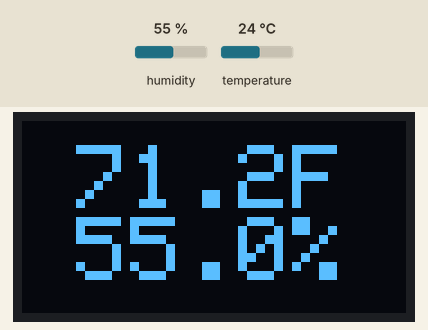
Bench run of a sketch on a simulated Arduino Uno, built with avr-gcc and run on an emulated ATmega328P. Shown: 128×64 one-colour display. The test bench sets the inputs (shaded band); at power-on: humidity 55 %, temperature 24 °C. What the sketch prints to the serial monitor is not drawn.

Above: at 1.9 s.
2.0 s: humidity set to 22 %
At 4.8 s:
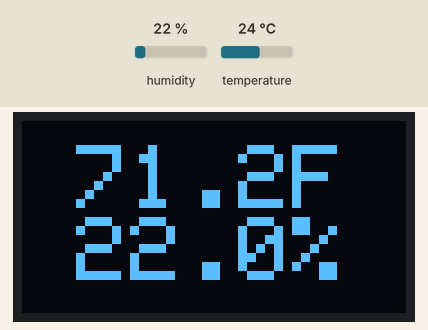
5.5 s: temperature set to 12 °C
At 7.2 s:
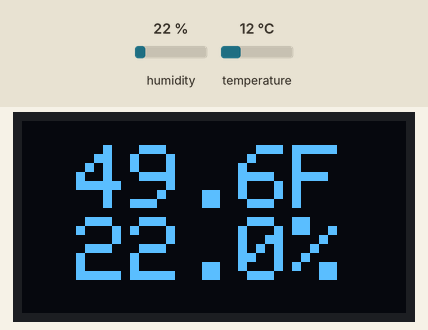
9.0 s: humidity set to 40 %
At 12.2 s:
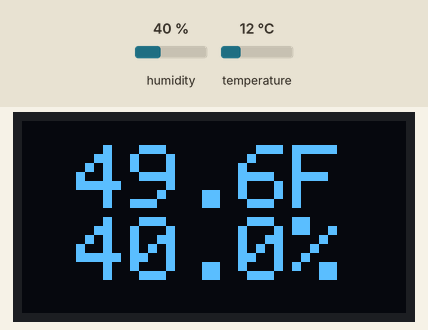
12.7 s: temperature set to 19 °C
At 14.7 s:
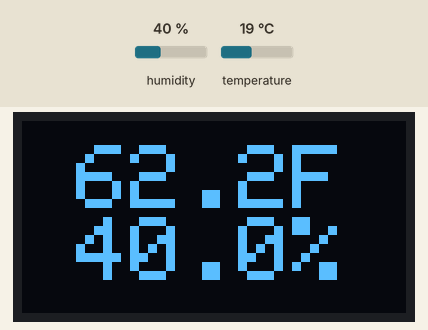
Timing chart, 0 to 16.2 s (numbered marks = the images above; inputs shaded):
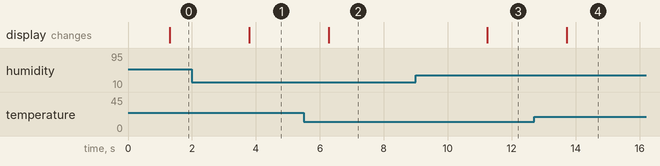

The sketch:

dh11.ino.ino
```cpp
#include <SPI.h>
#include <Wire.h>
#include <Adafruit_GFX.h>
#include <Adafruit_SSD1306.h>
#include "DHT.h"

#define SCREEN_WIDTH 128
#define SCREEN_HEIGHT 64
#define OLED_RESET -1
#define SCREEN_ADDRESS 0x3C

#define DHT_PIN 2
#define DHT_TYPE DHT11
#define UPDATE_RATE 1200

Adafruit_SSD1306 display(SCREEN_WIDTH, SCREEN_HEIGHT, &Wire, OLED_RESET);

DHT dht(DHT_PIN, DHT_TYPE);

void setup() {
  Serial.begin(115200);
  dht.begin();

  if(!display.begin(SSD1306_SWITCHCAPVCC, SCREEN_ADDRESS)) {
    Serial.println(F("SSD1306 allocation failed"));
    for(;;); // don't proceed. loop forever.
  }

  display.clearDisplay();
  display.setTextColor(SSD1306_WHITE);
  display.display();
}

void loop() {
  delay(UPDATE_RATE);

  float humidity = dht.readHumidity();
  float temperature = dht.readTemperature(true);

  if (isnan(humidity) || isnan(temperature)) {
    Serial.println(F("could not read sensor"));
    return;
  }

  Serial.print(F("temperature: "));
  Serial.print(temperature);
  Serial.println(F("°F"));
  Serial.print(F("humidity: "));
  Serial.print(humidity);
  Serial.println(F("%"));
  Serial.println();

  display.clearDisplay();
  display.setCursor(0, 0);
  display.setTextSize(1);
  display.println();
  display.setTextSize(3);
  display.print(F(" "));
  display.print(temperature - 4, 1);
  display.println(F("F"));
  display.print(F(" "));
  display.print(humidity, 1);
  display.println(F("%"));
  display.display();
}
```

Measured:
- after the input at 2.0 s, the display: changes after 1.8 s (image 1)
- after the input at 5.5 s, the display: changes after 0.78 s (image 2)
- after the input at 9.0 s, the display: changes after 2.2 s (image 3)
- after the input at 12.7 s, the display: changes after 1.0 s (image 4)
